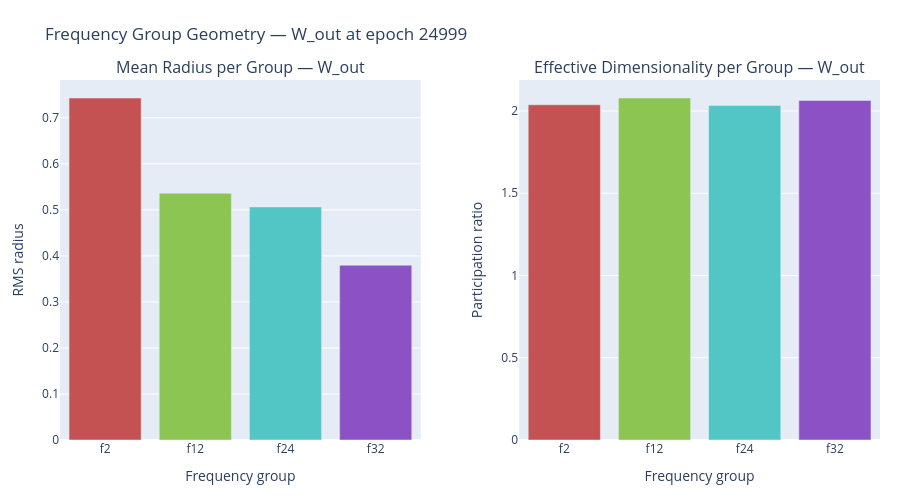

The code cell stored with this chart in its notebook:
### Code cell
fig = variant.view("weight_geometry.group_snapshot", matrix=MATRIX).figure()
fig.show()

### Figure 1 — Plotly figure (JSON) as saved in the notebook; plotly's stock layout.template omitted (floating-point values rounded to 4 significant figures)
{"data": [{"hovertemplate": "Group %{x}<br>Radius: %{y:.4f}<extra></extra>", "marker": {"color": ["rgb(197,82,82)", "rgb(140,197,82)", "rgb(82,197,197)", "rgb(140,82,197)"]}, "name": "Radius", "showlegend": false, "type": "bar", "x": ["f2", "f12", "f24", "f32"], "xaxis": "x", "y": [0.743, 0.5361, 0.5064, 0.3797], "yaxis": "y"}, {"hovertemplate": "Group %{x}<br>Eff. dim: %{y:.2f}<extra></extra>", "marker": {"color": ["rgb(197,82,82)", "rgb(140,197,82)", "rgb(82,197,197)", "rgb(140,82,197)"]}, "name": "Dimensionality", "showlegend": false, "type": "bar", "x": ["f2", "f12", "f24", "f32"], "xaxis": "x2", "y": [2.038, 2.079, 2.034, 2.064], "yaxis": "y2"}], "layout": {"annotations": [{"font": {"size": 16}, "showarrow": false, "text": "Mean Radius per Group — W_out", "x": 0.22, "xanchor": "center", "xref": "paper", "y": 1, "yanchor": "bottom", "yref": "paper"}, {"font": {"size": 16}, "showarrow": false, "text": "Effective Dimensionality per Group — W_out", "x": 0.78, "xanchor": "center", "xref": "paper", "y": 1, "yanchor": "bottom", "yref": "paper"}], "height": 500, "margin": {"b": 60, "l": 60, "r": 20, "t": 80}, "showlegend": false, "title": {"text": "Frequency Group Geometry — W_out at epoch 24999"}, "xaxis": {"anchor": "y", "domain": [0, 0.44], "title": {"text": "Frequency group"}}, "xaxis2": {"anchor": "y2", "domain": [0.56, 1], "title": {"text": "Frequency group"}}, "yaxis": {"anchor": "x", "domain": [0, 1], "title": {"text": "RMS radius"}}, "yaxis2": {"anchor": "x2", "domain": [0, 1], "title": {"text": "Participation ratio"}}}}
